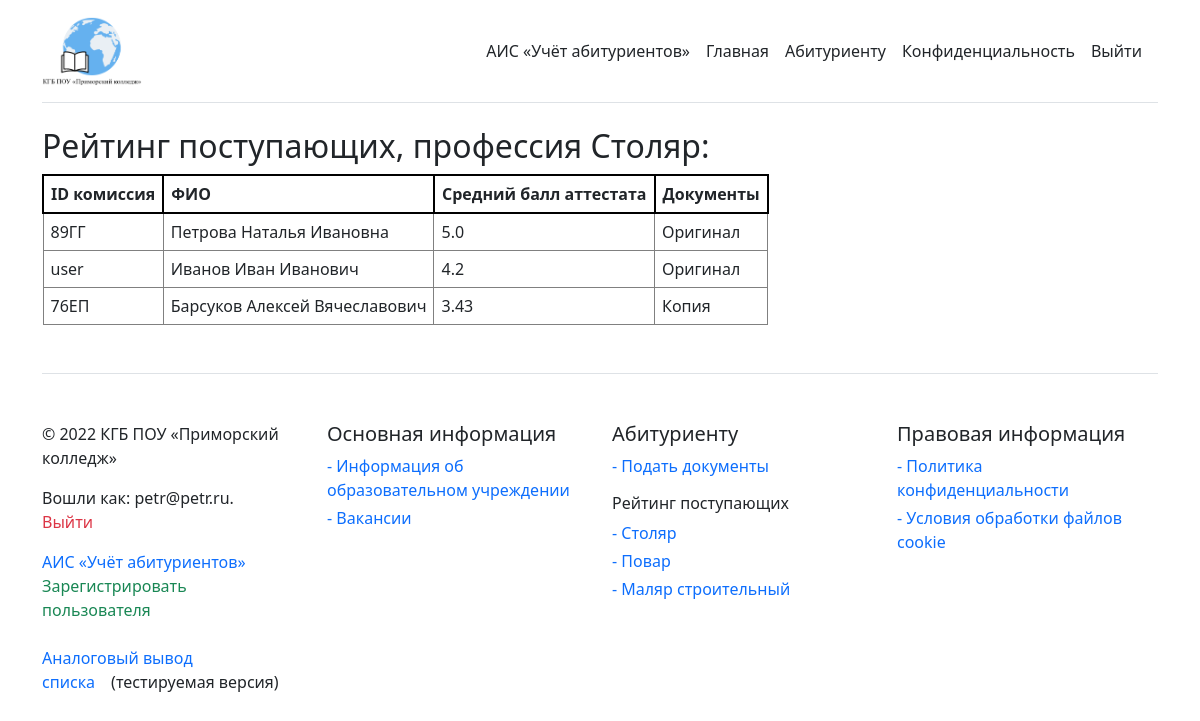
/rating_carp (signed in), run on the app's committed database.
### app/models.py (models this page shows, shortened)
class User(UserMixin, db.Model):
    id = db.Column(db.Integer, primary_key=True)
    fullname = db.Column(db.String(128), index=True)
    email = db.Column(db.String(128), index=True, unique=True)
    password_hash = db.Column(db.String(128))
    cook = db.Column(db.Boolean, index=True)
    carp = db.Column(db.Boolean, index=True)
    paint = db.Column(db.Boolean, index=True)
    id_reg = db.Column(db.String(32), index=True)
    gpa = db.Column(db.Float, index=True)
    docs = db.Column(db.Boolean, index=True)
    phone = db.Column(db.Integer, index=True)
    admin = db.Column(db.Boolean, index=True)

### app/routes.py (the view)
@app.route('/rating_carp')
@login_required
def rating_carp():
    users = User.query.order_by(User.gpa.desc()).all()
    return render_template('rating_carp.html', title='Списки поступающих | Столяр', users=users)

### app/models.py (called while the page is built)
@login.user_loader
def load_user(id):
    return User.query.get(int(id))

### app/templates/rating_carp.html
{% extends "base.html" %}
{% block content %}
<h2>Рейтинг поступающих, профессия Столяр:</h2>
<table>
<thead>
    <tr>
        <th>ID комиссия</th>
        <th>ФИО</th>
        <th>Средний балл аттестата</th>
        <th>Документы</th>
    </tr>
</thead>
<tbody>
    {% for user in users %}
    {% if user.carp %}
    <tr>
        <td>{{ user.id_reg }}</td>
        <td>{{ user.fullname }}</td>
        <td>{{ user.gpa }}</td>
        {% if user.docs == True %}
        <td>Оригинал</td>
        {% else %}
        <td>Копия</td>
        {% endif %}
    </tr>
    {% endif %}
    {% endfor %}
</tbody>
</table>
{% endblock %}

### app/templates/base.html (shortened to what this page needs)
<html>
    <head>
      <link rel="stylesheet" href="https://cdn.jsdelivr.net/npm/bootstrap@5.1.3/dist/css/bootstrap.min.css">
    </head>
    <body>
        <div class="container py-3">
          <header>
            <div class="d-flex flex-column flex-md-row align-items-center pb-3 mb-4 border-bottom">
              <a href="{{ url_for('index') }}" class="d-flex align-items-center text-dark text-decoration-none">
                <img src="/static/logo.png" width="100px">
              </a>
              <nav class="d-inline-flex mt-2 mt-md-0 ms-md-auto">
                {% if current_user.admin == True %}
                <a class="me-3 py-2 text-dark text-decoration-none" href="{{ url_for('admin') }}">АИС «Учёт абитуриентов»</a>
                {% endif %}
                <a class="me-3 py-2 text-dark text-decoration-none" href="{{ url_for('index') }}">Главная</a>
                <a class="me-3 py-2 text-dark text-decoration-none" href="{{ url_for('regofapp') }}">Абитуриенту</a>
                <a class="me-3 py-2 text-dark text-decoration-none" href="{{ url_for('confidentiality') }}">Конфиденциальность</a>
                {% if current_user.is_anonymous %}
                <a class="me-3 py-2 text-dark text-decoration-none" href="{{ url_for('login') }}">Войти</a>
                {% else %}
                <a class="me-3 py-2 text-dark text-decoration-none" href="{{ url_for('logout') }}">Выйти</a>
                {% endif %}
              </nav>
            </div>
          </header>
          {% block content %}{% endblock %}
          <footer class="pt-4 my-md-5 pt-md-5 border-top">
            <div class="row">
              <div class="col-12 col-md">
                <p class="d-block mb-3 text-dark">&copy; 2022 КГБ ПОУ «Приморский колледж»</p>
                {% if current_user.is_anonymous %}
                <p class="d-block mb-3 text-dark">Вы не вошли в систему. <a class="me-3 py-2 link-success text-decoration-none" href="{{ url_for('login') }}">Войти?</a></p>
                {% else %}
                <p class="d-block mb-3 text-dark">Вошли как: {{ current_user.email }}. <a class="me-3 py-2 link-danger text-decoration-none" href="{{ url_for('logout') }}">Выйти</a></p>
                {% endif %}
                {% if current_user.admin == True %}
                <a class="me-3 py-2 link-primary text-decoration-none" href="{{ url_for('admin') }}">АИС «Учёт абитуриентов»</a>
                <a class="me-3 py-2 link-success text-decoration-none" href="{{ url_for('registration') }}">Зарегистрировать пользователя</a>
                <br><br>
                <a class="me-3 py-2 link-primary text-decoration-none" href="{{ url_for('admin_analog') }}">Аналоговый вывод списка</a>(тестируемая версия)
                {% elif current_user.admin == False %}
                <p class="d-block mb-3 text-dark">Идентификатор абитуриента: {{ current_user.id_reg }}.</p>
                {% endif %}
              </div>
              <div class="col-6 col-md">
                <h5>Основная информация</h5>
                <ul class="list-unstyled text-small">
                  <li class="mb-1"><a class="link-primary text-decoration-none" href="{{ url_for('index') }}">- Информация об образовательном учреждении</a></li>
                  <li class="mb-1"><a class="link-primary text-decoration-none" href="{{ url_for('vacancy') }}">- Вакансии</a></li>
                </ul>
              </div>
              <div class="col-6 col-md">
                <h5>Абитуриенту</h5>
                <ul class="list-unstyled text-small">
                  <li class="mb-1"><a class="link-primary text-decoration-none" href="{{ url_for('regofapp') }}">- Подать документы</a></li>
                </ul>
                <h6>Рейтинг поступающих</h6>
                <ul class="list-unstyled text-small">
                  <li class="mb-1"><a class="link-primary text-decoration-none" href="{{ url_for('rating_carp') }}">- Столяр</a></li>
                  <li class="mb-1"><a class="link-primary text-decoration-none" href="{{ url_for('rating_cook') }}">- Повар</a></li>
                  <li class="mb-1"><a class="link-primary text-decoration-none" href="{{ url_for('rating_painter') }}">- Маляр строительный</a></li>
                </ul>
              </div>
              <div class="col-6 col-md">
                <h5>Правовая информация</h5>
                <ul class="list-unstyled text-small">
                  <li class="mb-1"><a class="link-primary text-decoration-none" href="{{ url_for('confidentiality') }}">- Политика конфиденциальности</a></li>
                  <li class="mb-1"><a class="link-primary text-decoration-none" href="{{ url_for('cookie') }}">- Условия обработки файлов cookie</a></li>
                </ul>
              </div>
            </div>
          </footer>
        </div>
    </body>
</html>

### app/templates/base.html (style rules this page uses)
td { border: 1px solid grey; padding: 7px; }
th { border: 2px solid black; padding: 7px; }

### data on the page
User: id_reg "89ГГ", fullname "Петрова Наталья Ивановна", gpa "5.0", docs "Оригинал"
User: id_reg "user", fullname "Иванов Иван Иванович", gpa "4.2", docs "Оригинал"
User: id_reg "76ЕП", fullname "Барсуков Алексей Вячеславович", gpa "3.43", docs "Копия"
User: email "petr@petr.ru"
